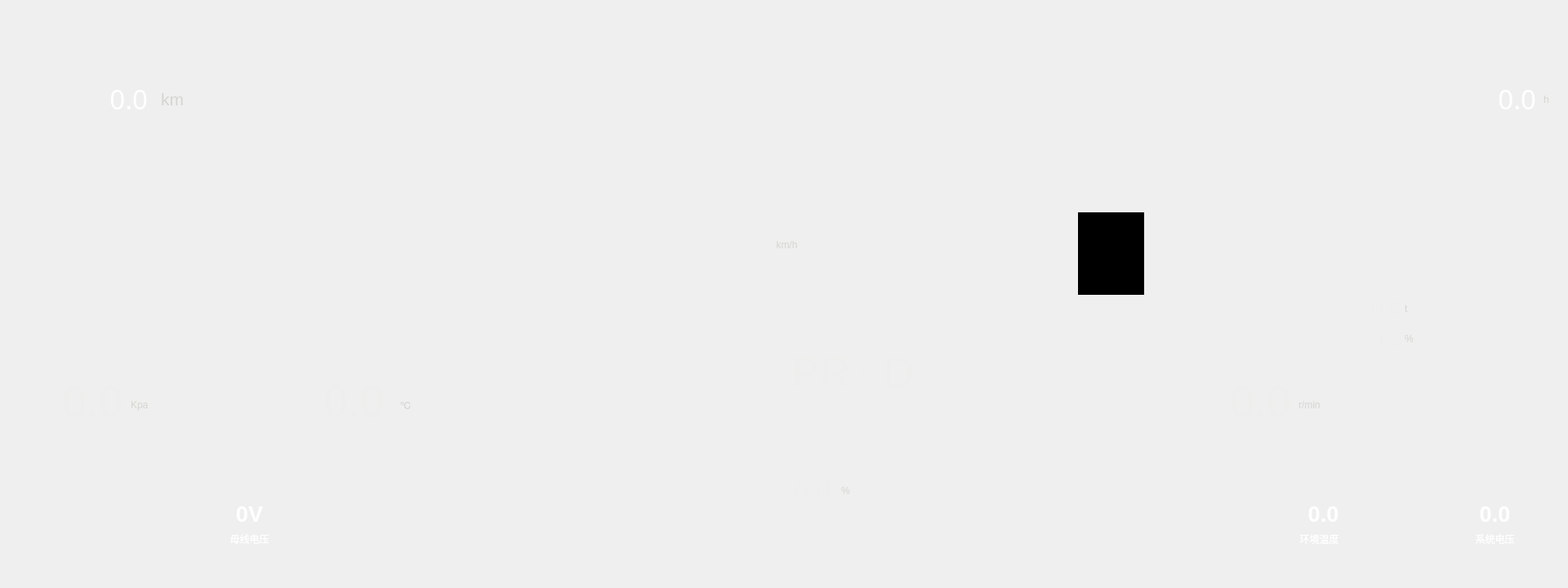
<?xml version="1.0" encoding="UTF-8"?>
<ui version="4.0">
 <class>FORM_MainLmiNew</class>
 <widget class="QWidget" name="FORM_MainLmiNew">
  <property name="geometry">
   <rect>
    <x>0</x>
    <y>0</y>
    <width>1920</width>
    <height>720</height>
   </rect>
  </property>
  <property name="windowTitle">
   <string>Form</string>
  </property>
  <property name="styleSheet">
   <string notr="true">/*background-image: url(:/pic_de260/background.png);*/</string>
  </property>
  <widget class="QLabel" name="ico_1">
   <property name="geometry">
    <rect>
     <x>792</x>
     <y>323</y>
     <width>61</width>
     <height>51</height>
    </rect>
   </property>
   <property name="autoFillBackground">
    <bool>false</bool>
   </property>
   <property name="styleSheet">
    <string notr="true"/>
   </property>
   <property name="text">
    <string/>
   </property>
   <property name="pixmap">
    <pixmap resource="resources.qrc">:/pic_de260/ico_09.png</pixmap>
   </property>
   <property name="scaledContents">
    <bool>false</bool>
   </property>
  </widget>
  <widget class="QLabel" name="ico_2">
   <property name="geometry">
    <rect>
     <x>850</x>
     <y>320</y>
     <width>0</width>
     <height>51</height>
    </rect>
   </property>
   <property name="autoFillBackground">
    <bool>false</bool>
   </property>
   <property name="styleSheet">
    <string notr="true"/>
   </property>
   <property name="text">
    <string/>
   </property>
   <property name="pixmap">
    <pixmap resource="resources.qrc">:/pic_de260/ico_08.png</pixmap>
   </property>
   <property name="scaledContents">
    <bool>false</bool>
   </property>
  </widget>
  <widget class="QLabel" name="ico_3">
   <property name="geometry">
    <rect>
     <x>1110</x>
     <y>320</y>
     <width>0</width>
     <height>51</height>
    </rect>
   </property>
   <property name="autoFillBackground">
    <bool>false</bool>
   </property>
   <property name="styleSheet">
    <string notr="true"/>
   </property>
   <property name="text">
    <string/>
   </property>
   <property name="pixmap">
    <pixmap resource="resources.qrc">:/pic_de260/ico_02.png</pixmap>
   </property>
   <property name="scaledContents">
    <bool>false</bool>
   </property>
  </widget>
  <widget class="QLabel" name="ico_4">
   <property name="geometry">
    <rect>
     <x>720</x>
     <y>323</y>
     <width>61</width>
     <height>51</height>
    </rect>
   </property>
   <property name="autoFillBackground">
    <bool>false</bool>
   </property>
   <property name="styleSheet">
    <string notr="true"/>
   </property>
   <property name="text">
    <string/>
   </property>
   <property name="pixmap">
    <pixmap resource="resources.qrc">:/pic_de260/ico_07.png</pixmap>
   </property>
   <property name="scaledContents">
    <bool>false</bool>
   </property>
  </widget>
  <widget class="QLabel" name="ico_5">
   <property name="geometry">
    <rect>
     <x>860</x>
     <y>570</y>
     <width>61</width>
     <height>51</height>
    </rect>
   </property>
   <property name="autoFillBackground">
    <bool>false</bool>
   </property>
   <property name="styleSheet">
    <string notr="true"/>
   </property>
   <property name="text">
    <string/>
   </property>
   <property name="pixmap">
    <pixmap resource="resources.qrc">:/pic_de260/ico_15.png</pixmap>
   </property>
   <property name="scaledContents">
    <bool>false</bool>
   </property>
  </widget>
  <widget class="QWidget" name="widget" native="true">
   <property name="geometry">
    <rect>
     <x>1740</x>
     <y>290</y>
     <width>171</width>
     <height>281</height>
    </rect>
   </property>
   <widget class="QLabel" name="ico_7">
    <property name="geometry">
     <rect>
      <x>89</x>
      <y>9</y>
      <width>58</width>
      <height>40</height>
     </rect>
    </property>
    <property name="autoFillBackground">
     <bool>false</bool>
    </property>
    <property name="styleSheet">
     <string notr="true"/>
    </property>
    <property name="text">
     <string/>
    </property>
    <property name="pixmap">
     <pixmap resource="resources.qrc">:/alarm/_2.png</pixmap>
    </property>
    <property name="scaledContents">
     <bool>false</bool>
    </property>
   </widget>
   <widget class="QLabel" name="ico_8">
    <property name="geometry">
     <rect>
      <x>9</x>
      <y>76</y>
      <width>58</width>
      <height>40</height>
     </rect>
    </property>
    <property name="autoFillBackground">
     <bool>false</bool>
    </property>
    <property name="styleSheet">
     <string notr="true"/>
    </property>
    <property name="text">
     <string/>
    </property>
    <property name="pixmap">
     <pixmap resource="resources.qrc">:/alarm/alarm_ico8.png</pixmap>
    </property>
    <property name="scaledContents">
     <bool>false</bool>
    </property>
   </widget>
   <widget class="QLabel" name="ico_9">
    <property name="geometry">
     <rect>
      <x>89</x>
      <y>76</y>
      <width>58</width>
      <height>40</height>
     </rect>
    </property>
    <property name="autoFillBackground">
     <bool>false</bool>
    </property>
    <property name="styleSheet">
     <string notr="true"/>
    </property>
    <property name="text">
     <string/>
    </property>
    <property name="pixmap">
     <pixmap resource="resources.qrc">:/alarm/_8.png</pixmap>
    </property>
    <property name="scaledContents">
     <bool>false</bool>
    </property>
   </widget>
   <widget class="QLabel" name="ico_10">
    <property name="geometry">
     <rect>
      <x>9</x>
      <y>144</y>
      <width>58</width>
      <height>40</height>
     </rect>
    </property>
    <property name="autoFillBackground">
     <bool>false</bool>
    </property>
    <property name="styleSheet">
     <string notr="true"/>
    </property>
    <property name="text">
     <string/>
    </property>
    <property name="pixmap">
     <pixmap resource="resources.qrc">:/alarm/alarm_ico4.png</pixmap>
    </property>
    <property name="scaledContents">
     <bool>false</bool>
    </property>
   </widget>
   <widget class="QLabel" name="ico_12">
    <property name="geometry">
     <rect>
      <x>9</x>
      <y>211</y>
      <width>58</width>
      <height>0</height>
     </rect>
    </property>
    <property name="autoFillBackground">
     <bool>false</bool>
    </property>
    <property name="styleSheet">
     <string notr="true"/>
    </property>
    <property name="text">
     <string/>
    </property>
    <property name="pixmap">
     <pixmap resource="resources.qrc">:/alarm/alarm_ico14.png</pixmap>
    </property>
    <property name="scaledContents">
     <bool>false</bool>
    </property>
   </widget>
   <widget class="QLabel" name="ico_13">
    <property name="geometry">
     <rect>
      <x>89</x>
      <y>211</y>
      <width>58</width>
      <height>40</height>
     </rect>
    </property>
    <property name="autoFillBackground">
     <bool>false</bool>
    </property>
    <property name="styleSheet">
     <string notr="true"/>
    </property>
    <property name="text">
     <string/>
    </property>
    <property name="pixmap">
     <pixmap resource="resources.qrc">:/alarm/alarm_ico12.png</pixmap>
    </property>
    <property name="scaledContents">
     <bool>false</bool>
    </property>
   </widget>
   <widget class="QLabel" name="ico_32">
    <property name="geometry">
     <rect>
      <x>90</x>
      <y>144</y>
      <width>58</width>
      <height>40</height>
     </rect>
    </property>
    <property name="autoFillBackground">
     <bool>false</bool>
    </property>
    <property name="styleSheet">
     <string notr="true"/>
    </property>
    <property name="text">
     <string/>
    </property>
    <property name="pixmap">
     <pixmap resource="resources.qrc">:/alarm/_6.png</pixmap>
    </property>
    <property name="scaledContents">
     <bool>false</bool>
    </property>
   </widget>
   <widget class="QLabel" name="ico_33">
    <property name="geometry">
     <rect>
      <x>89</x>
      <y>76</y>
      <width>58</width>
      <height>40</height>
     </rect>
    </property>
    <property name="autoFillBackground">
     <bool>false</bool>
    </property>
    <property name="styleSheet">
     <string notr="true"/>
    </property>
    <property name="text">
     <string/>
    </property>
    <property name="pixmap">
     <pixmap resource="resources.qrc">:/alarm/_7.png</pixmap>
    </property>
    <property name="scaledContents">
     <bool>false</bool>
    </property>
   </widget>
   <zorder>ico_7</zorder>
   <zorder>ico_8</zorder>
   <zorder>ico_10</zorder>
   <zorder>ico_12</zorder>
   <zorder>ico_13</zorder>
   <zorder>ico_32</zorder>
   <zorder>ico_33</zorder>
   <zorder>ico_9</zorder>
  </widget>
  <widget class="QWidget" name="widget_2" native="true">
   <property name="geometry">
    <rect>
     <x>1440</x>
     <y>0</y>
     <width>571</width>
     <height>101</height>
    </rect>
   </property>
   <widget class="QLabel" name="ico_14">
    <property name="geometry">
     <rect>
      <x>9</x>
      <y>9</y>
      <width>70</width>
      <height>80</height>
     </rect>
    </property>
    <property name="text">
     <string/>
    </property>
    <property name="pixmap">
     <pixmap resource="resources.qrc">:/pic_de260/ico_17.png</pixmap>
    </property>
   </widget>
   <widget class="QLabel" name="ico_15">
    <property name="geometry">
     <rect>
      <x>195</x>
      <y>9</y>
      <width>70</width>
      <height>80</height>
     </rect>
    </property>
    <property name="text">
     <string/>
    </property>
    <property name="pixmap">
     <pixmap resource="resources.qrc">:/pic_de260/ico_19.png</pixmap>
    </property>
   </widget>
   <widget class="QLabel" name="ico_16">
    <property name="geometry">
     <rect>
      <x>382</x>
      <y>9</y>
      <width>70</width>
      <height>80</height>
     </rect>
    </property>
    <property name="text">
     <string/>
    </property>
    <property name="pixmap">
     <pixmap resource="resources.qrc">:/pic_de260/ico_20.png</pixmap>
    </property>
   </widget>
  </widget>
  <widget class="QWidget" name="widget_3" native="true">
   <property name="enabled">
    <bool>true</bool>
   </property>
   <property name="geometry">
    <rect>
     <x>0</x>
     <y>0</y>
     <width>571</width>
     <height>101</height>
    </rect>
   </property>
   <widget class="QLabel" name="ico_17">
    <property name="geometry">
     <rect>
      <x>9</x>
      <y>9</y>
      <width>70</width>
      <height>80</height>
     </rect>
    </property>
    <property name="text">
     <string/>
    </property>
    <property name="pixmap">
     <pixmap resource="resources.qrc">:/pic_de260/ico_21.png</pixmap>
    </property>
   </widget>
   <widget class="QLabel" name="ico_18">
    <property name="geometry">
     <rect>
      <x>195</x>
      <y>9</y>
      <width>70</width>
      <height>80</height>
     </rect>
    </property>
    <property name="text">
     <string/>
    </property>
    <property name="pixmap">
     <pixmap resource="resources.qrc">:/pic_de260/ico_18.png</pixmap>
    </property>
   </widget>
   <widget class="QLabel" name="ico_19">
    <property name="geometry">
     <rect>
      <x>382</x>
      <y>9</y>
      <width>70</width>
      <height>80</height>
     </rect>
    </property>
    <property name="text">
     <string/>
    </property>
    <property name="pixmap">
     <pixmap resource="resources.qrc">:/pic_de260/ico_16.png</pixmap>
    </property>
   </widget>
  </widget>
  <widget class="QLabel" name="temp_outdoor">
   <property name="geometry">
    <rect>
     <x>1510</x>
     <y>649</y>
     <width>211</width>
     <height>21</height>
    </rect>
   </property>
   <property name="styleSheet">
    <string notr="true">color: rgb(255, 255, 255);
font: 15pt &quot;WenQuanYi Zen Hei&quot;;</string>
   </property>
   <property name="text">
    <string>环境温度</string>
   </property>
   <property name="alignment">
    <set>Qt::AlignCenter</set>
   </property>
  </widget>
  <widget class="QLabel" name="sys_volt">
   <property name="geometry">
    <rect>
     <x>1750</x>
     <y>650</y>
     <width>161</width>
     <height>20</height>
    </rect>
   </property>
   <property name="styleSheet">
    <string notr="true">color: rgb(255, 255, 255);
font: 15pt &quot;WenQuanYi Zen Hei&quot;;</string>
   </property>
   <property name="text">
    <string>系统电压</string>
   </property>
   <property name="alignment">
    <set>Qt::AlignCenter</set>
   </property>
  </widget>
  <widget class="QLabel" name="label_2">
   <property name="geometry">
    <rect>
     <x>1616</x>
     <y>356</y>
     <width>101</width>
     <height>41</height>
    </rect>
   </property>
   <property name="font">
    <font>
     <family>PangMenZhengDao</family>
     <pointsize>20</pointsize>
     <weight>50</weight>
     <italic>false</italic>
     <bold>false</bold>
    </font>
   </property>
   <property name="styleSheet">
    <string notr="true">font: 20pt &quot;PangMenZhengDao&quot;;
color: rgb(238, 238, 236);</string>
   </property>
   <property name="text">
    <string>0.0</string>
   </property>
   <property name="alignment">
    <set>Qt::AlignRight|Qt::AlignTrailing|Qt::AlignVCenter</set>
   </property>
  </widget>
  <widget class="QLabel" name="label_3">
   <property name="geometry">
    <rect>
     <x>1616</x>
     <y>393</y>
     <width>101</width>
     <height>41</height>
    </rect>
   </property>
   <property name="font">
    <font>
     <family>PangMenZhengDao</family>
     <pointsize>20</pointsize>
     <weight>50</weight>
     <italic>false</italic>
     <bold>false</bold>
    </font>
   </property>
   <property name="styleSheet">
    <string notr="true">font: 20pt &quot;PangMenZhengDao&quot;;
color: rgb(238, 238, 236);</string>
   </property>
   <property name="text">
    <string>0.0</string>
   </property>
   <property name="alignment">
    <set>Qt::AlignRight|Qt::AlignTrailing|Qt::AlignVCenter</set>
   </property>
  </widget>
  <widget class="QLabel" name="label_4">
   <property name="geometry">
    <rect>
     <x>1380</x>
     <y>460</y>
     <width>201</width>
     <height>61</height>
    </rect>
   </property>
   <property name="font">
    <font>
     <family>PangMenZhengDao</family>
     <pointsize>40</pointsize>
     <weight>50</weight>
     <italic>false</italic>
     <bold>false</bold>
    </font>
   </property>
   <property name="styleSheet">
    <string notr="true">font: 40pt &quot;PangMenZhengDao&quot;;
/*font: 40pt &quot;WenQuanYi Zen Hei&quot;;*/
color: rgb(238, 238, 236);</string>
   </property>
   <property name="text">
    <string>0.0</string>
   </property>
   <property name="alignment">
    <set>Qt::AlignRight|Qt::AlignTrailing|Qt::AlignVCenter</set>
   </property>
  </widget>
  <widget class="QLabel" name="temp_outdoor_2">
   <property name="geometry">
    <rect>
     <x>1590</x>
     <y>480</y>
     <width>61</width>
     <height>31</height>
    </rect>
   </property>
   <property name="styleSheet">
    <string notr="true">color: rgb(211, 215, 207);
font: 16pt &quot;Ubuntu&quot;;</string>
   </property>
   <property name="text">
    <string>r/min</string>
   </property>
   <property name="alignment">
    <set>Qt::AlignLeading|Qt::AlignLeft|Qt::AlignVCenter</set>
   </property>
  </widget>
  <widget class="QLabel" name="temp_outdoor_3">
   <property name="geometry">
    <rect>
     <x>1720</x>
     <y>399</y>
     <width>21</width>
     <height>31</height>
    </rect>
   </property>
   <property name="styleSheet">
    <string notr="true">color: rgb(211, 215, 207);
font: 16pt &quot;Ubuntu&quot;;</string>
   </property>
   <property name="text">
    <string>%</string>
   </property>
   <property name="alignment">
    <set>Qt::AlignLeading|Qt::AlignLeft|Qt::AlignVCenter</set>
   </property>
  </widget>
  <widget class="QLabel" name="temp_outdoor_4">
   <property name="geometry">
    <rect>
     <x>1720</x>
     <y>362</y>
     <width>21</width>
     <height>31</height>
    </rect>
   </property>
   <property name="styleSheet">
    <string notr="true">color: rgb(211, 215, 207);
font: 16pt &quot;Ubuntu&quot;;</string>
   </property>
   <property name="text">
    <string>t</string>
   </property>
   <property name="alignment">
    <set>Qt::AlignLeading|Qt::AlignLeft|Qt::AlignVCenter</set>
   </property>
  </widget>
  <widget class="QLabel" name="label_5">
   <property name="geometry">
    <rect>
     <x>0</x>
     <y>460</y>
     <width>151</width>
     <height>61</height>
    </rect>
   </property>
   <property name="font">
    <font>
     <family>PangMenZhengDao</family>
     <pointsize>40</pointsize>
     <weight>50</weight>
     <italic>false</italic>
     <bold>false</bold>
    </font>
   </property>
   <property name="styleSheet">
    <string notr="true">/*font: 40pt &quot;PangMenZhengDao&quot;;*/
font: 40pt &quot;PangMenZhengDao&quot;;
color: rgb(238, 238, 236);</string>
   </property>
   <property name="text">
    <string>0.0</string>
   </property>
   <property name="alignment">
    <set>Qt::AlignRight|Qt::AlignTrailing|Qt::AlignVCenter</set>
   </property>
  </widget>
  <widget class="QLabel" name="label_6">
   <property name="geometry">
    <rect>
     <x>280</x>
     <y>460</y>
     <width>191</width>
     <height>61</height>
    </rect>
   </property>
   <property name="font">
    <font>
     <family>PangMenZhengDao</family>
     <pointsize>40</pointsize>
     <weight>50</weight>
     <italic>false</italic>
     <bold>false</bold>
    </font>
   </property>
   <property name="styleSheet">
    <string notr="true">color: rgb(238, 238, 236);
font: 40pt &quot;PangMenZhengDao&quot;;
/*font: 40pt &quot;WenQuanYi Zen Hei&quot;;*/
</string>
   </property>
   <property name="text">
    <string>0.0</string>
   </property>
   <property name="alignment">
    <set>Qt::AlignRight|Qt::AlignTrailing|Qt::AlignVCenter</set>
   </property>
  </widget>
  <widget class="QLabel" name="temp_outdoor_5">
   <property name="geometry">
    <rect>
     <x>490</x>
     <y>480</y>
     <width>61</width>
     <height>31</height>
    </rect>
   </property>
   <property name="styleSheet">
    <string notr="true">color: rgb(211, 215, 207);
font: 16pt &quot;Ubuntu&quot;;</string>
   </property>
   <property name="text">
    <string>℃</string>
   </property>
   <property name="alignment">
    <set>Qt::AlignLeading|Qt::AlignLeft|Qt::AlignVCenter</set>
   </property>
  </widget>
  <widget class="QLabel" name="temp_outdoor_6">
   <property name="geometry">
    <rect>
     <x>160</x>
     <y>480</y>
     <width>61</width>
     <height>31</height>
    </rect>
   </property>
   <property name="styleSheet">
    <string notr="true">color: rgb(211, 215, 207);
font: 16pt &quot;Ubuntu&quot;;</string>
   </property>
   <property name="text">
    <string>Kpa</string>
   </property>
   <property name="alignment">
    <set>Qt::AlignLeading|Qt::AlignLeft|Qt::AlignVCenter</set>
   </property>
  </widget>
  <widget class="QLabel" name="label_7">
   <property name="geometry">
    <rect>
     <x>0</x>
     <y>100</y>
     <width>181</width>
     <height>41</height>
    </rect>
   </property>
   <property name="font">
    <font>
     <family>PangMenZhengDao</family>
     <pointsize>25</pointsize>
     <weight>50</weight>
     <italic>false</italic>
     <bold>false</bold>
    </font>
   </property>
   <property name="styleSheet">
    <string notr="true">font: 25pt &quot;PangMenZhengDao&quot;;
color: rgb(255, 255, 255);</string>
   </property>
   <property name="text">
    <string>0.0</string>
   </property>
   <property name="alignment">
    <set>Qt::AlignRight|Qt::AlignTrailing|Qt::AlignVCenter</set>
   </property>
  </widget>
  <widget class="QLabel" name="temp_outdoor_7">
   <property name="geometry">
    <rect>
     <x>190</x>
     <y>106</y>
     <width>35</width>
     <height>31</height>
    </rect>
   </property>
   <property name="font">
    <font>
     <family>Ubuntu</family>
     <pointsize>16</pointsize>
     <weight>50</weight>
     <italic>false</italic>
     <bold>false</bold>
    </font>
   </property>
   <property name="styleSheet">
    <string notr="true">color: rgb(211, 215, 207);
font: 16pt &quot;Ubuntu&quot;;</string>
   </property>
   <property name="text">
    <string> km</string>
   </property>
   <property name="alignment">
    <set>Qt::AlignRight|Qt::AlignTrailing|Qt::AlignVCenter</set>
   </property>
  </widget>
  <widget class="QLabel" name="label_8">
   <property name="geometry">
    <rect>
     <x>1700</x>
     <y>100</y>
     <width>181</width>
     <height>41</height>
    </rect>
   </property>
   <property name="font">
    <font>
     <family>PangMenZhengDao</family>
     <pointsize>25</pointsize>
     <weight>50</weight>
     <italic>false</italic>
     <bold>false</bold>
    </font>
   </property>
   <property name="styleSheet">
    <string notr="true">font: 25pt &quot;PangMenZhengDao&quot;;
color: rgb(255, 255, 255);</string>
   </property>
   <property name="text">
    <string>0.0</string>
   </property>
   <property name="alignment">
    <set>Qt::AlignRight|Qt::AlignTrailing|Qt::AlignVCenter</set>
   </property>
  </widget>
  <widget class="QLabel" name="temp_outdoor_8">
   <property name="geometry">
    <rect>
     <x>1890</x>
     <y>106</y>
     <width>21</width>
     <height>31</height>
    </rect>
   </property>
   <property name="styleSheet">
    <string notr="true">color: rgb(211, 215, 207);
font: 16pt &quot;Ubuntu&quot;;</string>
   </property>
   <property name="text">
    <string>h</string>
   </property>
   <property name="alignment">
    <set>Qt::AlignLeading|Qt::AlignLeft|Qt::AlignVCenter</set>
   </property>
  </widget>
  <widget class="QLabel" name="temp_outdoor_9">
   <property name="geometry">
    <rect>
     <x>1030</x>
     <y>585</y>
     <width>21</width>
     <height>31</height>
    </rect>
   </property>
   <property name="styleSheet">
    <string notr="true">color: rgb(211, 215, 207);
font: 16pt &quot;Ubuntu&quot;;</string>
   </property>
   <property name="text">
    <string>%</string>
   </property>
   <property name="alignment">
    <set>Qt::AlignLeading|Qt::AlignLeft|Qt::AlignVCenter</set>
   </property>
  </widget>
  <widget class="QLabel" name="label_9">
   <property name="geometry">
    <rect>
     <x>936</x>
     <y>580</y>
     <width>81</width>
     <height>41</height>
    </rect>
   </property>
   <property name="font">
    <font>
     <family>Waree</family>
     <pointsize>25</pointsize>
     <weight>9</weight>
     <italic>true</italic>
     <bold>false</bold>
    </font>
   </property>
   <property name="styleSheet">
    <string notr="true">font: 75 oblique 25pt &quot;Waree&quot;;
color: rgb(238, 238, 236);</string>
   </property>
   <property name="text">
    <string>0.0</string>
   </property>
   <property name="alignment">
    <set>Qt::AlignRight|Qt::AlignTrailing|Qt::AlignVCenter</set>
   </property>
  </widget>
  <widget class="QLabel" name="label_10">
   <property name="geometry">
    <rect>
     <x>1770</x>
     <y>609</y>
     <width>121</width>
     <height>41</height>
    </rect>
   </property>
   <property name="font">
    <font>
     <family>Ubuntu</family>
     <pointsize>20</pointsize>
     <weight>75</weight>
     <italic>false</italic>
     <bold>true</bold>
    </font>
   </property>
   <property name="styleSheet">
    <string notr="true">/*font: 20pt &quot;PangMenZhengDao&quot;;*/
font: bold 20pt &quot;Ubuntu&quot;;
color: rgb(255, 255, 255);</string>
   </property>
   <property name="text">
    <string>0.0</string>
   </property>
   <property name="alignment">
    <set>Qt::AlignCenter</set>
   </property>
  </widget>
  <widget class="QLabel" name="label_11">
   <property name="geometry">
    <rect>
     <x>1560</x>
     <y>609</y>
     <width>121</width>
     <height>41</height>
    </rect>
   </property>
   <property name="font">
    <font>
     <family>Ubuntu</family>
     <pointsize>20</pointsize>
     <weight>75</weight>
     <italic>false</italic>
     <bold>true</bold>
    </font>
   </property>
   <property name="styleSheet">
    <string notr="true">/*font: 20pt &quot;PangMenZhengDao&quot;;*/
font: bold 20pt &quot;Ubuntu&quot;;
color: rgb(255, 255, 255);</string>
   </property>
   <property name="text">
    <string>0.0</string>
   </property>
   <property name="alignment">
    <set>Qt::AlignCenter</set>
   </property>
  </widget>
  <widget class="QLabel" name="label_12">
   <property name="geometry">
    <rect>
     <x>1670</x>
     <y>105</y>
     <width>31</width>
     <height>41</height>
    </rect>
   </property>
   <property name="text">
    <string/>
   </property>
   <property name="pixmap">
    <pixmap resource="resources.qrc">:/ico_260/时间_33.png</pixmap>
   </property>
  </widget>
  <widget class="QLabel" name="ico_20">
   <property name="geometry">
    <rect>
     <x>202</x>
     <y>331</y>
     <width>71</width>
     <height>61</height>
    </rect>
   </property>
   <property name="autoFillBackground">
    <bool>false</bool>
   </property>
   <property name="styleSheet">
    <string notr="true">/*background-color: rgb(255, 255, 255);*/</string>
   </property>
   <property name="text">
    <string/>
   </property>
   <property name="pixmap">
    <pixmap resource="resources.qrc">:/alarm/hydraulicsPressure.png</pixmap>
   </property>
   <property name="scaledContents">
    <bool>false</bool>
   </property>
  </widget>
  <widget class="QLabel" name="ico_21">
   <property name="geometry">
    <rect>
     <x>455</x>
     <y>274</y>
     <width>61</width>
     <height>51</height>
    </rect>
   </property>
   <property name="autoFillBackground">
    <bool>false</bool>
   </property>
   <property name="styleSheet">
    <string notr="true">/*background-color: rgb(255, 255, 255);*/</string>
   </property>
   <property name="text">
    <string/>
   </property>
   <property name="pixmap">
    <pixmap resource="resources.qrc">:/alarm/WarterTemperature_red.png</pixmap>
   </property>
   <property name="scaledContents">
    <bool>false</bool>
   </property>
  </widget>
  <widget class="QWidget" name="widget_4" native="true">
   <property name="geometry">
    <rect>
     <x>965</x>
     <y>425</y>
     <width>161</width>
     <height>61</height>
    </rect>
   </property>
   <widget class="QLabel" name="grade_2">
    <property name="geometry">
     <rect>
      <x>5</x>
      <y>9</y>
      <width>32</width>
      <height>43</height>
     </rect>
    </property>
    <property name="font">
     <font>
      <family>Ubuntu</family>
      <pointsize>39</pointsize>
      <weight>50</weight>
      <italic>false</italic>
      <bold>false</bold>
     </font>
    </property>
    <property name="styleSheet">
     <string notr="true">color: rgb(238, 238, 236);
font: 39pt &quot;Ubuntu&quot;;</string>
    </property>
    <property name="text">
     <string>P</string>
    </property>
    <property name="alignment">
     <set>Qt::AlignCenter</set>
    </property>
   </widget>
   <widget class="QLabel" name="grade_1">
    <property name="geometry">
     <rect>
      <x>42</x>
      <y>9</y>
      <width>31</width>
      <height>43</height>
     </rect>
    </property>
    <property name="font">
     <font>
      <family>Ubuntu</family>
      <pointsize>39</pointsize>
      <weight>50</weight>
      <italic>false</italic>
      <bold>false</bold>
     </font>
    </property>
    <property name="styleSheet">
     <string notr="true">color: rgb(238, 238, 236);
font: 39pt &quot;Ubuntu&quot;;</string>
    </property>
    <property name="text">
     <string>R</string>
    </property>
    <property name="alignment">
     <set>Qt::AlignCenter</set>
    </property>
   </widget>
   <widget class="QLabel" name="grade_3">
    <property name="geometry">
     <rect>
      <x>80</x>
      <y>9</y>
      <width>31</width>
      <height>43</height>
     </rect>
    </property>
    <property name="styleSheet">
     <string notr="true">color: rgb(238, 238, 236);
font: 39pt &quot;Ubuntu&quot;;</string>
    </property>
    <property name="text">
     <string>N</string>
    </property>
    <property name="alignment">
     <set>Qt::AlignCenter</set>
    </property>
   </widget>
   <widget class="QLabel" name="grade_4">
    <property name="geometry">
     <rect>
      <x>116</x>
      <y>9</y>
      <width>40</width>
      <height>43</height>
     </rect>
    </property>
    <property name="font">
     <font>
      <family>Ubuntu</family>
      <pointsize>39</pointsize>
      <weight>50</weight>
      <italic>false</italic>
      <bold>false</bold>
     </font>
    </property>
    <property name="styleSheet">
     <string notr="true">color: rgb(238, 238, 236);
font: 39pt &quot;Ubuntu&quot;;</string>
    </property>
    <property name="text">
     <string>D</string>
    </property>
    <property name="alignment">
     <set>Qt::AlignLeading|Qt::AlignLeft|Qt::AlignVCenter</set>
    </property>
   </widget>
  </widget>
  <widget class="QLabel" name="label_warning">
   <property name="geometry">
    <rect>
     <x>668</x>
     <y>662</y>
     <width>591</width>
     <height>50</height>
    </rect>
   </property>
   <property name="styleSheet">
    <string notr="true">color: rgb(204, 0, 0);
border-image: url(:/pic_de260/zhaungshi.png);
font: 20pt ;</string>
   </property>
   <property name="text">
    <string/>
   </property>
   <property name="scaledContents">
    <bool>false</bool>
   </property>
   <property name="alignment">
    <set>Qt::AlignCenter</set>
   </property>
  </widget>
  <widget class="QLabel" name="temp_outdoor_10">
   <property name="geometry">
    <rect>
     <x>200</x>
     <y>650</y>
     <width>211</width>
     <height>20</height>
    </rect>
   </property>
   <property name="styleSheet">
    <string notr="true">color: rgb(255, 255, 255);
font: 15pt &quot;WenQuanYi Zen Hei&quot;;</string>
   </property>
   <property name="text">
    <string>母线电压</string>
   </property>
   <property name="alignment">
    <set>Qt::AlignCenter</set>
   </property>
  </widget>
  <widget class="QLabel" name="label_13">
   <property name="geometry">
    <rect>
     <x>240</x>
     <y>609</y>
     <width>131</width>
     <height>41</height>
    </rect>
   </property>
   <property name="font">
    <font>
     <family>Ubuntu</family>
     <pointsize>20</pointsize>
     <weight>75</weight>
     <italic>false</italic>
     <bold>true</bold>
    </font>
   </property>
   <property name="styleSheet">
    <string notr="true">/*font: 20pt &quot;PangMenZhengDao&quot;;*/
font: bold 20pt &quot;Ubuntu&quot;;
color: rgb(255, 255, 255);</string>
   </property>
   <property name="text">
    <string>0V</string>
   </property>
   <property name="alignment">
    <set>Qt::AlignCenter</set>
   </property>
  </widget>
  <widget class="QLabel" name="ico_22">
   <property name="geometry">
    <rect>
     <x>811</x>
     <y>240</y>
     <width>61</width>
     <height>51</height>
    </rect>
   </property>
   <property name="autoFillBackground">
    <bool>false</bool>
   </property>
   <property name="styleSheet">
    <string notr="true"/>
   </property>
   <property name="text">
    <string/>
   </property>
   <property name="pixmap">
    <pixmap resource="resources.qrc">:/alarm/1_47.png</pixmap>
   </property>
   <property name="scaledContents">
    <bool>false</bool>
   </property>
  </widget>
  <widget class="QLabel" name="ico_23">
   <property name="geometry">
    <rect>
     <x>891</x>
     <y>240</y>
     <width>61</width>
     <height>51</height>
    </rect>
   </property>
   <property name="autoFillBackground">
    <bool>false</bool>
   </property>
   <property name="styleSheet">
    <string notr="true"/>
   </property>
   <property name="text">
    <string/>
   </property>
   <property name="pixmap">
    <pixmap resource="resources.qrc">:/alarm/1_74.png</pixmap>
   </property>
   <property name="scaledContents">
    <bool>false</bool>
   </property>
  </widget>
  <widget class="QLabel" name="ico_24">
   <property name="geometry">
    <rect>
     <x>971</x>
     <y>240</y>
     <width>61</width>
     <height>51</height>
    </rect>
   </property>
   <property name="autoFillBackground">
    <bool>false</bool>
   </property>
   <property name="styleSheet">
    <string notr="true"/>
   </property>
   <property name="text">
    <string/>
   </property>
   <property name="pixmap">
    <pixmap resource="resources.qrc">:/alarm/1_81.png</pixmap>
   </property>
   <property name="scaledContents">
    <bool>false</bool>
   </property>
  </widget>
  <widget class="QLabel" name="ico_25">
   <property name="geometry">
    <rect>
     <x>1051</x>
     <y>240</y>
     <width>61</width>
     <height>51</height>
    </rect>
   </property>
   <property name="autoFillBackground">
    <bool>false</bool>
   </property>
   <property name="styleSheet">
    <string notr="true"/>
   </property>
   <property name="text">
    <string/>
   </property>
   <property name="pixmap">
    <pixmap resource="resources.qrc">:/alarm/1_98.png</pixmap>
   </property>
   <property name="scaledContents">
    <bool>false</bool>
   </property>
  </widget>
  <widget class="QLabel" name="ico_6">
   <property name="geometry">
    <rect>
     <x>861</x>
     <y>323</y>
     <width>58</width>
     <height>40</height>
    </rect>
   </property>
   <property name="autoFillBackground">
    <bool>false</bool>
   </property>
   <property name="styleSheet">
    <string notr="true"/>
   </property>
   <property name="text">
    <string/>
   </property>
   <property name="pixmap">
    <pixmap resource="resources.qrc">:/alarm/alarm_ico22.png</pixmap>
   </property>
   <property name="scaledContents">
    <bool>false</bool>
   </property>
  </widget>
  <widget class="QLabel" name="ico_11">
   <property name="geometry">
    <rect>
     <x>841</x>
     <y>181</y>
     <width>58</width>
     <height>40</height>
    </rect>
   </property>
   <property name="autoFillBackground">
    <bool>false</bool>
   </property>
   <property name="styleSheet">
    <string notr="true"/>
   </property>
   <property name="text">
    <string/>
   </property>
   <property name="pixmap">
    <pixmap resource="resources.qrc">:/alarm/alarm_ico2.png</pixmap>
   </property>
   <property name="scaledContents">
    <bool>false</bool>
   </property>
  </widget>
  <widget class="QLabel" name="ico_26">
   <property name="geometry">
    <rect>
     <x>1010</x>
     <y>323</y>
     <width>61</width>
     <height>51</height>
    </rect>
   </property>
   <property name="autoFillBackground">
    <bool>false</bool>
   </property>
   <property name="styleSheet">
    <string notr="true"/>
   </property>
   <property name="text">
    <string/>
   </property>
   <property name="pixmap">
    <pixmap resource="resources.qrc">:/alarm/belt2.png</pixmap>
   </property>
   <property name="scaledContents">
    <bool>false</bool>
   </property>
  </widget>
  <widget class="QLabel" name="ico_27">
   <property name="geometry">
    <rect>
     <x>1070</x>
     <y>328</y>
     <width>71</width>
     <height>41</height>
    </rect>
   </property>
   <property name="autoFillBackground">
    <bool>false</bool>
   </property>
   <property name="styleSheet">
    <string notr="true"/>
   </property>
   <property name="text">
    <string/>
   </property>
   <property name="pixmap">
    <pixmap resource="resources.qrc">:/alarm/door2.png</pixmap>
   </property>
   <property name="scaledContents">
    <bool>true</bool>
   </property>
  </widget>
  <widget class="QLabel" name="label">
   <property name="geometry">
    <rect>
     <x>1320</x>
     <y>260</y>
     <width>81</width>
     <height>101</height>
    </rect>
   </property>
   <property name="styleSheet">
    <string notr="true">background-color: rgb(0, 0, 0);</string>
   </property>
   <property name="text">
    <string/>
   </property>
  </widget>
  <widget class="QLabel" name="dateTimeEdit_2">
   <property name="geometry">
    <rect>
     <x>35</x>
     <y>600</y>
     <width>121</width>
     <height>51</height>
    </rect>
   </property>
   <property name="styleSheet">
    <string notr="true">font: 20pt &quot;PangMenZhengDao&quot;;
color: rgb(255, 255, 255);</string>
   </property>
   <property name="text">
    <string/>
   </property>
  </widget>
  <widget class="QLabel" name="dateTimeEdit">
   <property name="geometry">
    <rect>
     <x>10</x>
     <y>650</y>
     <width>171</width>
     <height>26</height>
    </rect>
   </property>
   <property name="styleSheet">
    <string notr="true">font: 16pt &quot;PangMenZhengDao&quot;;
color: rgb(255, 255, 255);</string>
   </property>
   <property name="text">
    <string/>
   </property>
  </widget>
  <widget class="QLabel" name="ico_28">
   <property name="geometry">
    <rect>
     <x>939</x>
     <y>181</y>
     <width>58</width>
     <height>40</height>
    </rect>
   </property>
   <property name="autoFillBackground">
    <bool>false</bool>
   </property>
   <property name="styleSheet">
    <string notr="true"/>
   </property>
   <property name="text">
    <string/>
   </property>
   <property name="pixmap">
    <pixmap resource="resources.qrc">:/alarm/c2.png</pixmap>
   </property>
   <property name="scaledContents">
    <bool>false</bool>
   </property>
  </widget>
  <widget class="QLabel" name="ico_29">
   <property name="geometry">
    <rect>
     <x>1038</x>
     <y>181</y>
     <width>58</width>
     <height>40</height>
    </rect>
   </property>
   <property name="autoFillBackground">
    <bool>false</bool>
   </property>
   <property name="styleSheet">
    <string notr="true"/>
   </property>
   <property name="text">
    <string/>
   </property>
   <property name="pixmap">
    <pixmap resource="resources.qrc">:/alarm/b2.png</pixmap>
   </property>
   <property name="scaledContents">
    <bool>false</bool>
   </property>
  </widget>
  <widget class="QLabel" name="ico_30">
   <property name="geometry">
    <rect>
     <x>1150</x>
     <y>323</y>
     <width>61</width>
     <height>51</height>
    </rect>
   </property>
   <property name="autoFillBackground">
    <bool>false</bool>
   </property>
   <property name="styleSheet">
    <string notr="true"/>
   </property>
   <property name="text">
    <string/>
   </property>
   <property name="pixmap">
    <pixmap resource="resources.qrc">:/alarm/d2.png</pixmap>
   </property>
   <property name="scaledContents">
    <bool>false</bool>
   </property>
  </widget>
  <widget class="QLabel" name="ico_31">
   <property name="geometry">
    <rect>
     <x>791</x>
     <y>371</y>
     <width>58</width>
     <height>40</height>
    </rect>
   </property>
   <property name="autoFillBackground">
    <bool>false</bool>
   </property>
   <property name="styleSheet">
    <string notr="true"/>
   </property>
   <property name="text">
    <string/>
   </property>
   <property name="pixmap">
    <pixmap resource="resources.qrc">:/alarm/e2.png</pixmap>
   </property>
   <property name="scaledContents">
    <bool>false</bool>
   </property>
  </widget>
  <widget class="QLabel" name="urgent_red">
   <property name="geometry">
    <rect>
     <x>1300</x>
     <y>200</y>
     <width>61</width>
     <height>51</height>
    </rect>
   </property>
   <property name="autoFillBackground">
    <bool>false</bool>
   </property>
   <property name="styleSheet">
    <string notr="true">/*background-color: white;*/</string>
   </property>
   <property name="text">
    <string/>
   </property>
   <property name="pixmap">
    <pixmap resource="resources.qrc">:/alarm/urgent_red.png</pixmap>
   </property>
   <property name="scaledContents">
    <bool>false</bool>
   </property>
  </widget>
  <widget class="QLabel" name="label_14">
   <property name="geometry">
    <rect>
     <x>930</x>
     <y>284</y>
     <width>67</width>
     <height>31</height>
    </rect>
   </property>
   <property name="styleSheet">
    <string notr="true">color: rgb(211, 215, 207);
font: 16pt &quot;Ubuntu&quot;;</string>
   </property>
   <property name="text">
    <string>km/h</string>
   </property>
   <property name="alignment">
    <set>Qt::AlignCenter</set>
   </property>
  </widget>
  <widget class="QLabel" name="engine_white">
   <property name="geometry">
    <rect>
     <x>850</x>
     <y>511</y>
     <width>58</width>
     <height>40</height>
    </rect>
   </property>
   <property name="autoFillBackground">
    <bool>false</bool>
   </property>
   <property name="styleSheet">
    <string notr="true"/>
   </property>
   <property name="text">
    <string/>
   </property>
   <property name="pixmap">
    <pixmap resource="resources.qrc">:/alarm/engine_white.png</pixmap>
   </property>
   <property name="scaledContents">
    <bool>true</bool>
   </property>
  </widget>
  <widget class="QLabel" name="engine_yellow">
   <property name="geometry">
    <rect>
     <x>932</x>
     <y>511</y>
     <width>58</width>
     <height>40</height>
    </rect>
   </property>
   <property name="autoFillBackground">
    <bool>false</bool>
   </property>
   <property name="styleSheet">
    <string notr="true"/>
   </property>
   <property name="text">
    <string/>
   </property>
   <property name="pixmap">
    <pixmap resource="resources.qrc">:/alarm/engine_yellow.png</pixmap>
   </property>
   <property name="scaledContents">
    <bool>true</bool>
   </property>
  </widget>
  <widget class="QLabel" name="engine_red">
   <property name="geometry">
    <rect>
     <x>1013</x>
     <y>511</y>
     <width>58</width>
     <height>40</height>
    </rect>
   </property>
   <property name="autoFillBackground">
    <bool>false</bool>
   </property>
   <property name="styleSheet">
    <string notr="true"/>
   </property>
   <property name="text">
    <string/>
   </property>
   <property name="pixmap">
    <pixmap resource="resources.qrc">:/alarm/engine_red.png</pixmap>
   </property>
   <property name="scaledContents">
    <bool>true</bool>
   </property>
  </widget>
  <widget class="QLabel" name="ico_coolantLevel">
   <property name="geometry">
    <rect>
     <x>864</x>
     <y>371</y>
     <width>58</width>
     <height>40</height>
    </rect>
   </property>
   <property name="autoFillBackground">
    <bool>false</bool>
   </property>
   <property name="styleSheet">
    <string notr="true"/>
   </property>
   <property name="text">
    <string/>
   </property>
   <property name="pixmap">
    <pixmap resource="resources.qrc">:/alarm/alarm_ico6.png</pixmap>
   </property>
   <property name="scaledContents">
    <bool>false</bool>
   </property>
  </widget>
  <zorder>ico_1</zorder>
  <zorder>ico_2</zorder>
  <zorder>ico_3</zorder>
  <zorder>ico_4</zorder>
  <zorder>ico_5</zorder>
  <zorder>widget</zorder>
  <zorder>widget_2</zorder>
  <zorder>widget_3</zorder>
  <zorder>label_2</zorder>
  <zorder>label_3</zorder>
  <zorder>label_4</zorder>
  <zorder>temp_outdoor_2</zorder>
  <zorder>temp_outdoor_3</zorder>
  <zorder>temp_outdoor_4</zorder>
  <zorder>label_5</zorder>
  <zorder>label_6</zorder>
  <zorder>temp_outdoor_5</zorder>
  <zorder>temp_outdoor_6</zorder>
  <zorder>label_7</zorder>
  <zorder>temp_outdoor_7</zorder>
  <zorder>label_8</zorder>
  <zorder>temp_outdoor_8</zorder>
  <zorder>temp_outdoor_9</zorder>
  <zorder>label_9</zorder>
  <zorder>label_10</zorder>
  <zorder>label_11</zorder>
  <zorder>label_12</zorder>
  <zorder>ico_20</zorder>
  <zorder>ico_21</zorder>
  <zorder>widget_4</zorder>
  <zorder>label_warning</zorder>
  <zorder>temp_outdoor_10</zorder>
  <zorder>label_13</zorder>
  <zorder>ico_22</zorder>
  <zorder>ico_23</zorder>
  <zorder>ico_24</zorder>
  <zorder>ico_25</zorder>
  <zorder>ico_6</zorder>
  <zorder>ico_11</zorder>
  <zorder>ico_26</zorder>
  <zorder>ico_27</zorder>
  <zorder>label</zorder>
  <zorder>dateTimeEdit_2</zorder>
  <zorder>dateTimeEdit</zorder>
  <zorder>ico_28</zorder>
  <zorder>ico_29</zorder>
  <zorder>ico_30</zorder>
  <zorder>ico_31</zorder>
  <zorder>urgent_red</zorder>
  <zorder>label_14</zorder>
  <zorder>temp_outdoor</zorder>
  <zorder>sys_volt</zorder>
  <zorder>engine_white</zorder>
  <zorder>engine_yellow</zorder>
  <zorder>engine_red</zorder>
  <zorder>ico_coolantLevel</zorder>
 </widget>
 <resources>
  <include location="resources.qrc"/>
 </resources>
 <connections/>
</ui>
